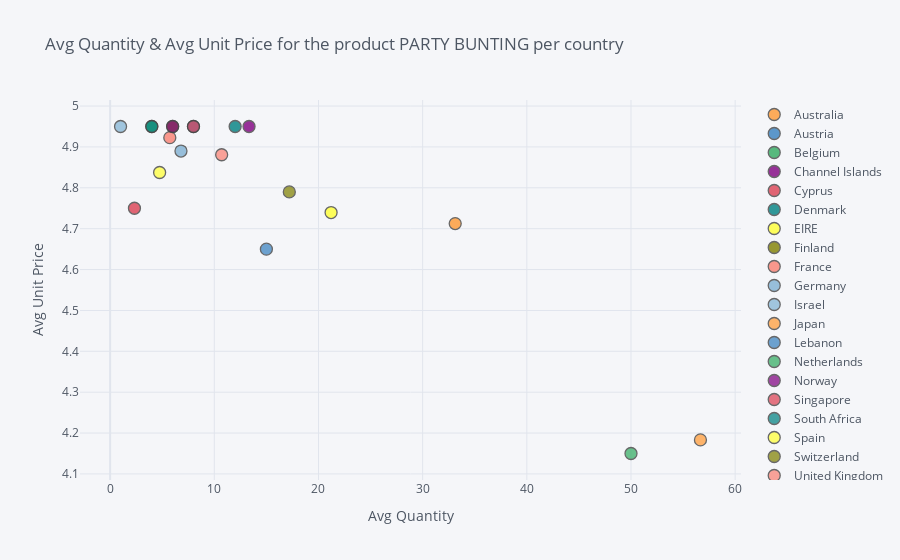

The code cell stored with this chart in its notebook:
### Code cell
df3.iplot(x='Quantity', y='UnitPrice', categories='Country',
          xTitle='Avg Quantity',
          yTitle='Avg Unit Price', 
          title='Avg Quantity & Avg Unit Price for the product PARTY BUNTING per country')

### Figure 1 — Plotly figure (JSON) as saved in the notebook; plotly's stock layout.template omitted (floating-point values rounded to 4 significant figures)
{"data": [{"marker": {"color": "rgba(255, 153, 51, 1.0)", "line": {"width": 1.3}, "opacity": 0.8, "size": 12, "symbol": "circle"}, "mode": "markers", "name": "Australia", "textfont": {"color": "#4D5663"}, "type": "scatter", "x": [33.12], "y": [4.713]}, {"marker": {"color": "rgba(55, 128, 191, 1.0)", "line": {"width": 1.3}, "opacity": 0.8, "size": 12, "symbol": "circle"}, "mode": "markers", "name": "Austria", "textfont": {"color": "#4D5663"}, "type": "scatter", "x": [8], "y": [4.95]}, {"marker": {"color": "rgba(50, 171, 96, 1.0)", "line": {"width": 1.3}, "opacity": 0.8, "size": 12, "symbol": "circle"}, "mode": "markers", "name": "Belgium", "textfont": {"color": "#4D5663"}, "type": "scatter", "x": [4], "y": [4.95]}, {"marker": {"color": "rgba(128, 0, 128, 1.0)", "line": {"width": 1.3}, "opacity": 0.8, "size": 12, "symbol": "circle"}, "mode": "markers", "name": "Channel Islands", "textfont": {"color": "#4D5663"}, "type": "scatter", "x": [13.33], "y": [4.95]}, {"marker": {"color": "rgba(219, 64, 82, 1.0)", "line": {"width": 1.3}, "opacity": 0.8, "size": 12, "symbol": "circle"}, "mode": "markers", "name": "Cyprus", "textfont": {"color": "#4D5663"}, "type": "scatter", "x": [2.333], "y": [4.75]}, {"marker": {"color": "rgba(0, 128, 128, 1.0)", "line": {"width": 1.3}, "opacity": 0.8, "size": 12, "symbol": "circle"}, "mode": "markers", "name": "Denmark", "textfont": {"color": "#4D5663"}, "type": "scatter", "x": [12], "y": [4.95]}, {"marker": {"color": "rgba(255, 255, 51, 1.0)", "line": {"width": 1.3}, "opacity": 0.8, "size": 12, "symbol": "circle"}, "mode": "markers", "name": "EIRE", "textfont": {"color": "#4D5663"}, "type": "scatter", "x": [21.21], "y": [4.739]}, {"marker": {"color": "rgba(128, 128, 0, 1.0)", "line": {"width": 1.3}, "opacity": 0.8, "size": 12, "symbol": "circle"}, "mode": "markers", "name": "Finland", "textfont": {"color": "#4D5663"}, "type": "scatter", "x": [6], "y": [4.95]}, {"marker": {"color": "rgba(251, 128, 114, 1.0)", "line": {"width": 1.3}, "opacity": 0.8, "size": 12, "symbol": "circle"}, "mode": "markers", "name": "France", "textfont": {"color": "#4D5663"}, "type": "scatter", "x": [5.727], "y": [4.923]}, {"marker": {"color": "rgba(128, 177, 211, 1.0)", "line": {"width": 1.3}, "opacity": 0.8, "size": 12, "symbol": "circle"}, "mode": "markers", "name": "Germany", "textfont": {"color": "#4D5663"}, "type": "scatter", "x": [6.8], "y": [4.89]}, {"marker": {"color": "rgba(128, 177, 211, 0.8999999999999999)", "line": {"width": 1.3}, "opacity": 0.8, "size": 12, "symbol": "circle"}, "mode": "markers", "name": "Israel", "textfont": {"color": "#4D5663"}, "type": "scatter", "x": [1], "y": [4.95]}, {"marker": {"color": "rgba(255, 153, 51, 0.8999999999999999)", "line": {"width": 1.3}, "opacity": 0.8, "size": 12, "symbol": "circle"}, "mode": "markers", "name": "Japan", "textfont": {"color": "#4D5663"}, "type": "scatter", "x": [56.67], "y": [4.183]}, {"marker": {"color": "rgba(55, 128, 191, 0.8999999999999999)", "line": {"width": 1.3}, "opacity": 0.8, "size": 12, "symbol": "circle"}, "mode": "markers", "name": "Lebanon", "textfont": {"color": "#4D5663"}, "type": "scatter", "x": [15], "y": [4.65]}, {"marker": {"color": "rgba(50, 171, 96, 0.8999999999999999)", "line": {"width": 1.3}, "opacity": 0.8, "size": 12, "symbol": "circle"}, "mode": "markers", "name": "Netherlands", "textfont": {"color": "#4D5663"}, "type": "scatter", "x": [50], "y": [4.15]}, {"marker": {"color": "rgba(128, 0, 128, 0.8999999999999999)", "line": {"width": 1.3}, "opacity": 0.8, "size": 12, "symbol": "circle"}, "mode": "markers", "name": "Norway", "textfont": {"color": "#4D5663"}, "type": "scatter", "x": [6], "y": [4.95]}, {"marker": {"color": "rgba(219, 64, 82, 0.8999999999999999)", "line": {"width": 1.3}, "opacity": 0.8, "size": 12, "symbol": "circle"}, "mode": "markers", "name": "Singapore", "textfont": {"color": "#4D5663"}, "type": "scatter", "x": [8], "y": [4.95]}, {"marker": {"color": "rgba(0, 128, 128, 0.8999999999999999)", "line": {"width": 1.3}, "opacity": 0.8, "size": 12, "symbol": "circle"}, "mode": "markers", "name": "South Africa", "textfont": {"color": "#4D5663"}, "type": "scatter", "x": [4], "y": [4.95]}, {"marker": {"color": "rgba(255, 255, 51, 0.8999999999999999)", "line": {"width": 1.3}, "opacity": 0.8, "size": 12, "symbol": "circle"}, "mode": "markers", "name": "Spain", "textfont": {"color": "#4D5663"}, "type": "scatter", "x": [4.75], "y": [4.838]}, {"marker": {"color": "rgba(128, 128, 0, 0.8999999999999999)", "line": {"width": 1.3}, "opacity": 0.8, "size": 12, "symbol": "circle"}, "mode": "markers", "name": "Switzerland", "textfont": {"color": "#4D5663"}, "type": "scatter", "x": [17.2], "y": [4.79]}, {"marker": {"color": "rgba(251, 128, 114, 0.8999999999999999)", "line": {"width": 1.3}, "opacity": 0.8, "size": 12, "symbol": "circle"}, "mode": "markers", "name": "United Kingdom", "textfont": {"color": "#4D5663"}, "type": "scatter", "x": [10.71], "y": [4.881]}], "layout": {"legend": {"bgcolor": "#F5F6F9", "font": {"color": "#4D5663"}}, "paper_bgcolor": "#F5F6F9", "plot_bgcolor": "#F5F6F9", "title": {"font": {"color": "#4D5663"}, "text": "Avg Quantity & Avg Unit Price for the product PARTY BUNTING per country"}, "xaxis": {"gridcolor": "#E1E5ED", "showgrid": true, "tickfont": {"color": "#4D5663"}, "title": {"font": {"color": "#4D5663"}, "text": "Avg Quantity"}, "zerolinecolor": "#E1E5ED"}, "yaxis": {"gridcolor": "#E1E5ED", "showgrid": true, "tickfont": {"color": "#4D5663"}, "title": {"font": {"color": "#4D5663"}, "text": "Avg Unit Price"}, "zerolinecolor": "#E1E5ED"}}}
